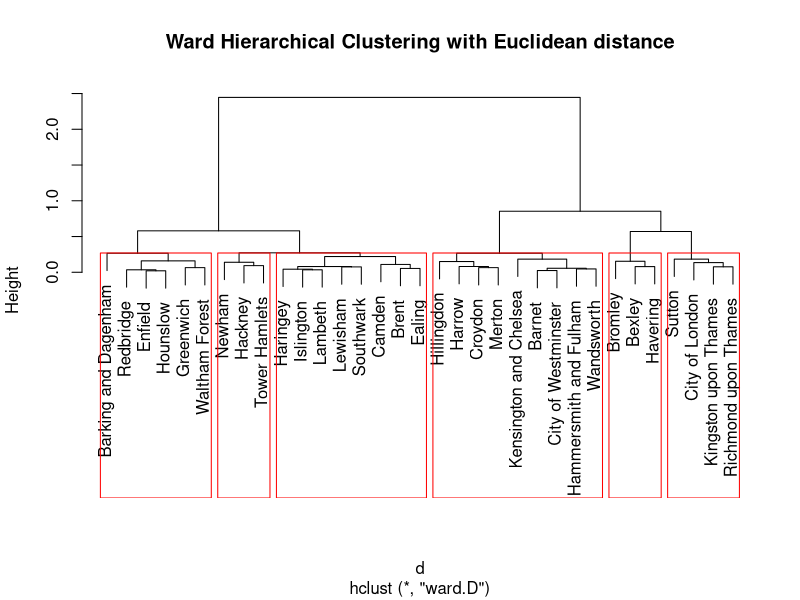
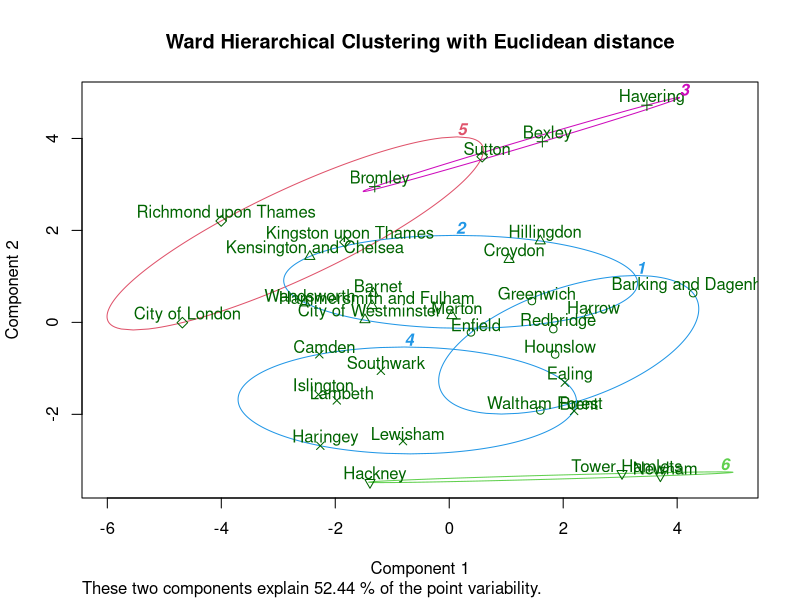
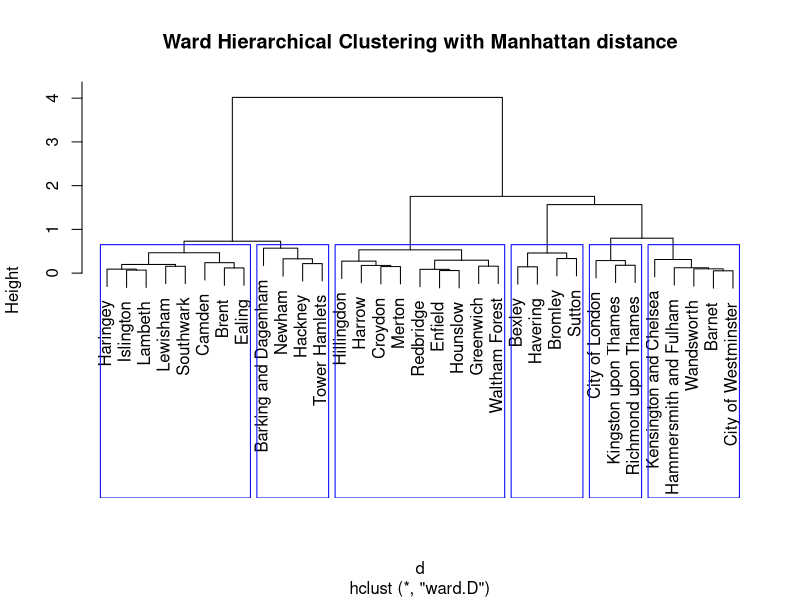
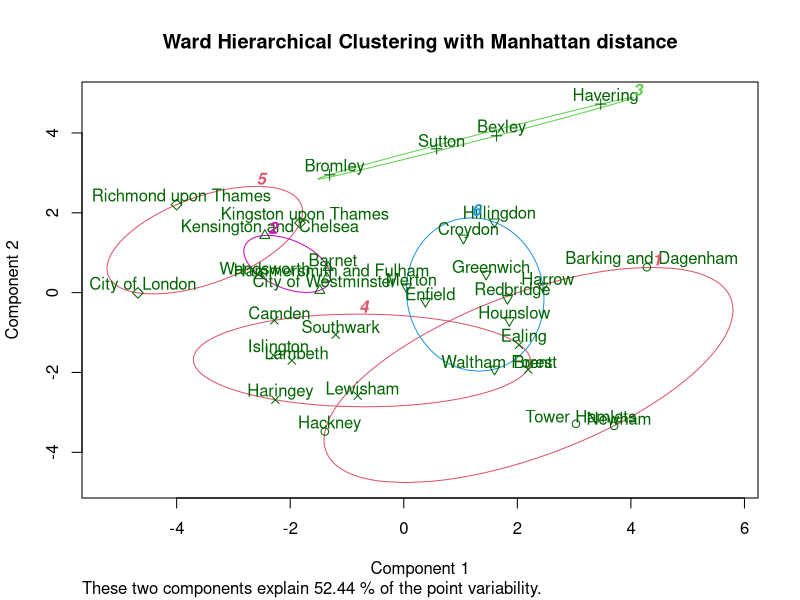
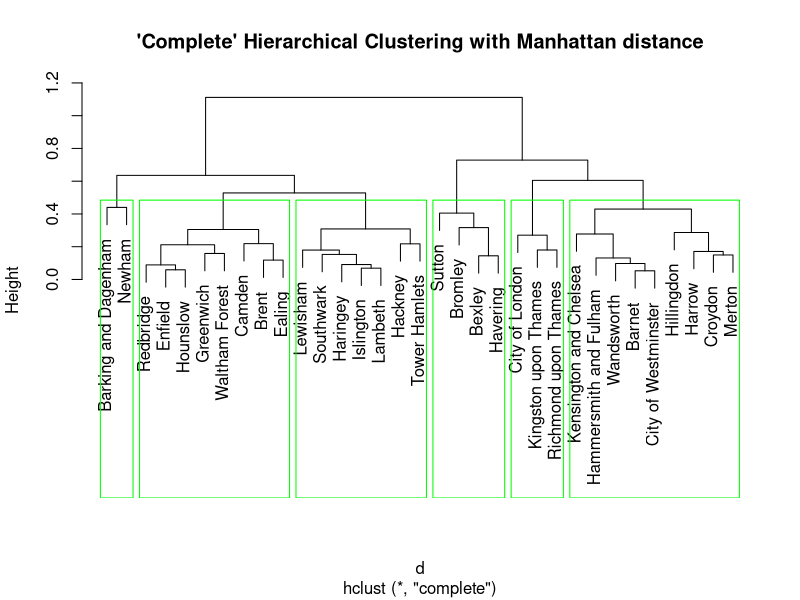
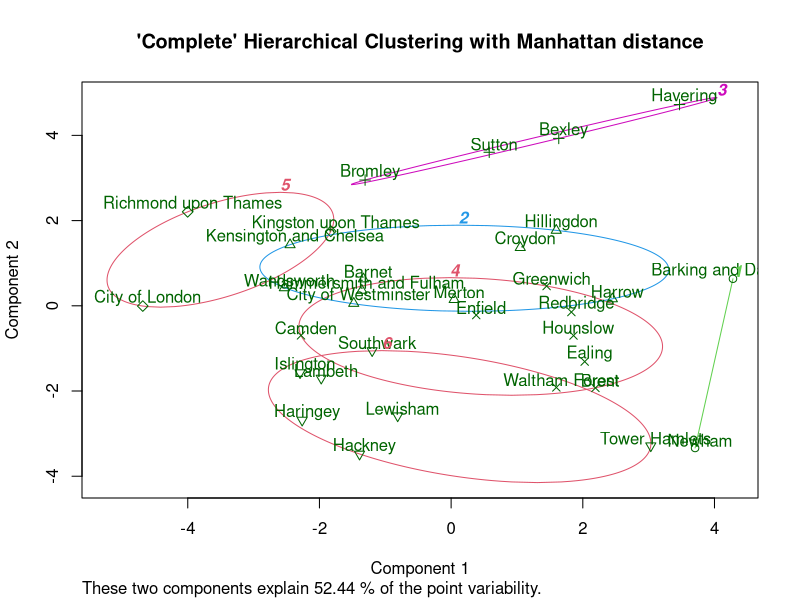
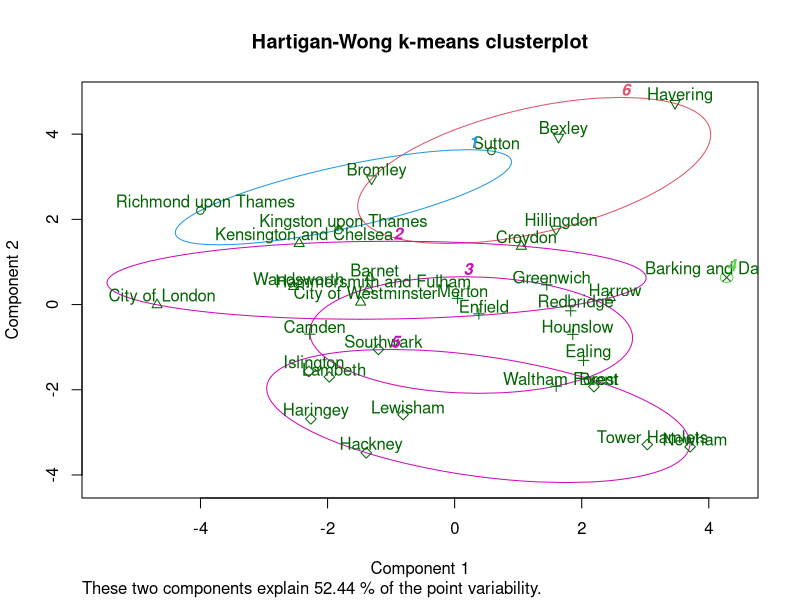
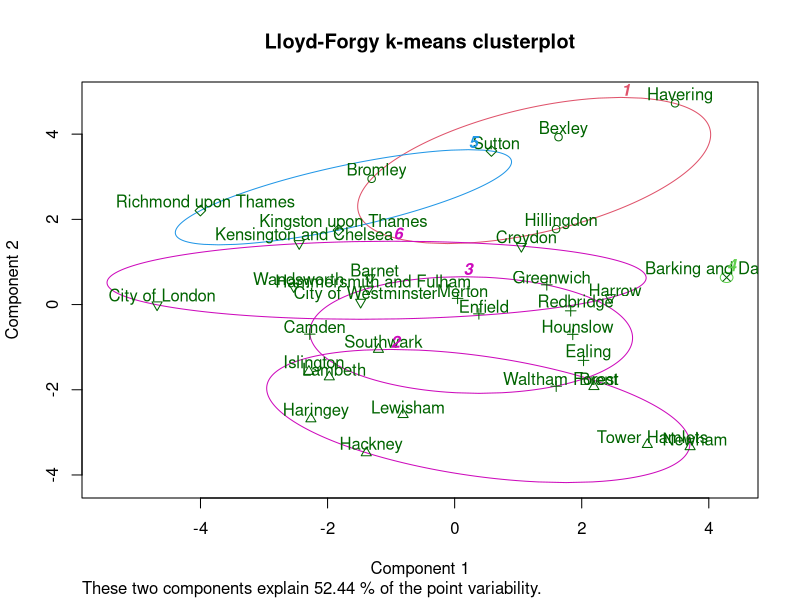

The R script that drew these images, in order:
## ---- chunk 1
## Clustering London boroughs and political parties 
## based on the 2014 European Parliament election
## using ideas in http://www.statmethods.net/advstats/cluster.html
## votes from http://londoneuroelections.org.uk/ and 
## http://londoneuroelections.org.uk/wp-content/uploads/2014/01/Borough-Voting-Figures-for-London-160KB-pdf.pdf

## Preparing data
setwd("C:/Users/HB/Clustering_Euroelections_in_R")
getwd()

#read in data
votesinput <- as.matrix(read.csv("LondonBoroughVotesEuroElections2014.csv", 
                                 header = FALSE, stringsAsFactors = FALSE) ) 
dim(votesinput) 

#get original names of boroughs from first column
boroughs <- votesinput[-c(1,nrow(votesinput)),1]
#get original names of parties from first row
parties <- votesinput[1,-c(1,ncol(votesinput))]
#remove final row and column (totals), and first column (borough names)
votes <- matrix(as.numeric(votesinput[-c(1,nrow(votesinput)), 
                                      -c(1, ncol(votesinput))]), 
                           ncol=length(parties), nrow=length(boroughs))
#and then add parties and boroughs as column and row names
colnames(votes) <- parties
rownames(votes) <- boroughs
#Check totals: sum of != should be 0
if (sum(colSums(votes) != votesinput[nrow(votesinput),-c(1, ncol(votesinput))])+
    sum(rowSums(votes) != votesinput[-c(1,nrow(votesinput)),ncol(votesinput)]) 
  != 0){ warning("totals not equal to those reported") }
dim(votes)  # boroughs and parties including rejected votes as a party
## ---- chunk 2
#show parties and borough totals and overall total
data.frame(party_total=colSums(votes))
data.frame(borough_total=rowSums(votes))
data.frame(overall_total=sum(votes))
## ---- chunk 3
seats <- 8
partyvotes <- colSums(votes)                             # add up votes across London by party
partyvotes <- partyvotes[-which(names(partyvotes)=="Rejected Votes")] # exclude rejected votes
quotients  <- as.vector(outer(partyvotes, 1:seats, "/"))              # divide votes by divisors
names(quotients) <- rep(names(partyvotes), seats)                     # name quotients by party
table(names(quotients[order(quotients, decreasing = TRUE)][1:seats])) # count how many high quotients
## ---- chunk 4
library(cluster) # for cluster plots
numcluster <- 6  # arbitrary

# Ward Hierarchical Clustering with Euclidean distance
d <- dist(votes /rowSums(votes), method = "euclidean") # distance matrix
fit <- hclust(d, method="ward")
plot(fit, main="Ward Hierarchical Clustering with Euclidean distance") # display dendogram
groups <- cutree(fit, k=numcluster) # cut tree into clusters
# draw dendogram with red borders around the clusters
rect.hclust(fit, k=numcluster, border="red")
clusplot(votes/rowSums(votes), groups, 
         color=TRUE, shade=FALSE,
         labels=2, lines=0,
         main="Ward Hierarchical Clustering with Euclidean distance")

# Ward Hierarchical Clustering with Manhattan distance
d <- dist(votes /rowSums(votes), method = "manhattan") # distance matrix
fit <- hclust(d, method="ward")
plot(fit, main="Ward Hierarchical Clustering with Manhattan distance") # display dendogram
groups <- cutree(fit, k=numcluster) # cut tree into clusters
# draw dendogram with red borders around the clusters
rect.hclust(fit, k=numcluster, border="blue") 
clusplot(votes/rowSums(votes), groups, 
         color=TRUE, shade=FALSE,
         labels=2, lines=0,
         main="Ward Hierarchical Clustering with Manhattan distance")

# 'Complete' Hierarchical Clustering with Manhattan distance
d <- dist(votes /rowSums(votes), method = "manhattan") # distance matrix
fit <- hclust(d, method="complete")
plot(fit, main="'Complete' Hierarchical Clustering with Manhattan distance") # display dendogram
groups <- cutree(fit, k=numcluster) # cut tree into clusters
# draw dendogram with red borders around the clusters
rect.hclust(fit, k=numcluster, border="green") 
clusplot(votes/rowSums(votes), groups, 
         color=TRUE, shade=FALSE,
         labels=2, lines=0,
         main="'Complete' Hierarchical Clustering with Manhattan distance")

set.seed(2014)
# K-Means Clustering 
fit <- kmeans(votes/rowSums(votes), algorithm = "Hartigan-Wong", 
              centers=numcluster, nstart=1000)
# Cluster Plot against 1st 2 principal components
# vary parameters for most readable graph
clusplot(votes/rowSums(votes), fit$cluster, 
         color=TRUE, shade=FALSE,
         labels=2, lines=0,
         main="Hartigan-Wong k-means clusterplot")
data.frame(cluster=fit$cluster[order(fit$cluster)])

set.seed(2014)
# K-Means Clustering 
fit <- kmeans(votes/rowSums(votes), algorithm = "Lloyd", iter.max = 20,
              centers=numcluster, nstart=1000)
# Cluster Plot against 1st 2 principal components
# vary parameters for most readable graph
library(cluster)
clusplot(votes/rowSums(votes), fit$cluster, 
         color=TRUE, shade=FALSE,
         labels=2, lines=0,
         main="Lloyd-Forgy k-means clusterplot")
data.frame(cluster=fit$cluster[order(fit$cluster)])

## ---- chunk 5

voteslarger <- votes[ -which(rownames(votes)=="City of London"),
                      which(colnames(votes) %in% c("Conservative Party", "Green Party", 
                       "Labour Party", "Liberal Democrats", "UK Independence Party (UKIP)"))]
dim(voteslarger)
numcluster <- 6  # still arbitrary

# Ward Hierarchical Clustering with Euclidean distance
d <- dist(voteslarger/rowSums(voteslarger), method = "euclidean") # distance matrix
fit <- hclust(d, method="ward")
plot(fit, main="Ward Hierarchical Clustering with Euclidean distance
         using five larger parties") # display dendogram
groups <- cutree(fit, k=numcluster) # cut tree into clusters
# draw dendogram with red borders around the clusters
rect.hclust(fit, k=numcluster, border="red")
clusplot(voteslarger/rowSums(voteslarger), groups, 
         color=TRUE, shade=FALSE,
         labels=2, lines=0,
         main="Ward Hierarchical Clustering with Euclidean distance
         using five larger parties")

# Ward Hierarchical Clustering with Manhattan distance
d <- dist(voteslarger/rowSums(voteslarger), method = "manhattan") # distance matrix
fit <- hclust(d, method="ward")
plot(fit, main="Ward Hierarchical Clustering with Manhattan distance
         using five larger parties") # display dendogram
groups <- cutree(fit, k=numcluster) # cut tree into clusters
# draw dendogram with red borders around the clusters
rect.hclust(fit, k=numcluster, border="blue") 
clusplot(voteslarger/rowSums(voteslarger), groups, 
         color=TRUE, shade=FALSE,
         labels=2, lines=0,
         main="Ward Hierarchical Clustering with Manhattan distance
         using five larger parties")

# 'Complete' Hierarchical Clustering with Manhattan distance
d <- dist(voteslarger/rowSums(voteslarger), method = "manhattan") # distance matrix
fit <- hclust(d, method="complete")
plot(fit, main="'Complete' Hierarchical Clustering with Manhattan distance
         using five larger parties") # display dendogram
groups <- cutree(fit, k=numcluster) # cut tree into clusters
# draw dendogram with red borders around the clusters
rect.hclust(fit, k=numcluster, border="green") 
clusplot(voteslarger/rowSums(voteslarger), groups, 
         color=TRUE, shade=FALSE,
         labels=2, lines=0,
         main="'Complete' Hierarchical Clustering with Manhattan distance
         using five larger parties")

set.seed(2014)
# K-Means Clustering 
fit <- kmeans(voteslarger/rowSums(voteslarger), algorithm = "Hartigan-Wong", 
              centers=numcluster, nstart=1000)
# Cluster Plot against 1st 2 principal components
# vary parameters for most readable graph
clusplot(voteslarger/rowSums(voteslarger), fit$cluster, 
         color=TRUE, shade=FALSE,
         labels=2, lines=0,
         main="Hartigan-Wong k-means clusterplot
         using five larger parties")
data.frame(cluster=fit$cluster[order(fit$cluster)])

set.seed(2014)
# K-Means Clustering 
fit <- kmeans(voteslarger/rowSums(voteslarger), algorithm = "Lloyd", iter.max = 20,
              centers=numcluster, nstart=1000)
# Cluster Plot against 1st 2 principal components
# vary parameters for most readable graph
clusplot(voteslarger/rowSums(voteslarger), fit$cluster, 
         color=TRUE, shade=FALSE,
         labels=2, lines=0,
         main="Lloyd-Forgy k-means clusterplot
         using five larger parties")
data.frame(cluster=fit$cluster[order(fit$cluster)])

## ---- chunk 6
numcluster <- 6  # arbitrary

# Ward Hierarchical Clustering with Euclidean distance
d <- dist(t(votes /rowSums(votes)), method = "euclidean") # distance matrix
fit <- hclust(d, method="ward")
plot(fit, main="Ward Hierarchical Clustering with Euclidean distance 
     using party vote shares") # display dendogram
groups <- cutree(fit, k=numcluster) # cut tree into clusters
# draw dendogram with red borders around the clusters
rect.hclust(fit, k=numcluster, border="red")
## ---- chunk 7
numcluster <- 6  # arbitrary

# Ward Hierarchical Clustering with Euclidean distance
d <- dist(t(votes)/colSums(votes), method = "euclidean") # distance matrix
fit <- hclust(d, method="ward")
plot(fit, main="Ward Hierarchical Clustering with Euclidean distance") # display dendogram
groups <- cutree(fit, k=numcluster) # cut tree into clusters
# draw dendogram with red borders around the clusters
rect.hclust(fit, k=numcluster, border="red")

# Ward Hierarchical Clustering with Manhattan distance
d <- dist(t(votes)/colSums(votes), method = "manhattan") # distance matrix
fit <- hclust(d, method="ward")
plot(fit, main="Ward Hierarchical Clustering with Manhattan distance") # display dendogram
groups <- cutree(fit, k=numcluster) # cut tree into clusters
# draw dendogram with red borders around the clusters
rect.hclust(fit, k=numcluster, border="blue") 

# 'Complete' Hierarchical Clustering with Manhattan distance
d <- dist(t(votes)/colSums(votes), method = "manhattan") # distance matrix
fit <- hclust(d, method="complete")
plot(fit, main="'Complete' Hierarchical Clustering with Manhattan distance") # display dendogram
groups <- cutree(fit, k=numcluster) # cut tree into clusters
# draw dendogram with red borders around the clusters
rect.hclust(fit, k=numcluster, border="green") 

set.seed(2014)
# K-Means Clustering 
fit <- kmeans(t(votes)/colSums(votes), algorithm = "Hartigan-Wong", 
              centers=numcluster, nstart=1000)
data.frame(cluster=fit$cluster[order(fit$cluster)])

set.seed(2014)
# K-Means Clustering 
fit <- kmeans(t(votes)/colSums(votes), algorithm = "Lloyd", iter.max = 20,
              centers=numcluster, nstart=1000)
data.frame(cluster=fit$cluster[order(fit$cluster)])

## ---- chunk 8

voteslarger <- votes[ -which(rownames(votes)=="City of London"),
                      which(colnames(votes) %in% c("Conservative Party", "Green Party", 
                       "Labour Party", "Liberal Democrats", "UK Independence Party (UKIP)"))]
dim(voteslarger)
numcluster <- 3  # arbitrary but 6 clusters would be too many with only 5 large parties

# Ward Hierarchical Clustering with Euclidean distance
d <- dist(t(voteslarger)/colSums(voteslarger), method = "euclidean") # distance matrix
fit <- hclust(d, method="ward")
plot(fit, main="Ward Hierarchical Clustering with Euclidean distance
         using five larger parties") # display dendogram
groups <- cutree(fit, k=numcluster) # cut tree into clusters
# draw dendogram with red borders around the clusters
rect.hclust(fit, k=numcluster, border="red")

# Ward Hierarchical Clustering with Manhattan distance
d <- dist(t(voteslarger)/colSums(voteslarger), method = "manhattan") # distance matrix
fit <- hclust(d, method="ward")
plot(fit, main="Ward Hierarchical Clustering with Manhattan distance
         using five larger parties") # display dendogram
groups <- cutree(fit, k=numcluster) # cut tree into clusters
# draw dendogram with red borders around the clusters
rect.hclust(fit, k=numcluster, border="blue") 

# 'Complete' Hierarchical Clustering with Manhattan distance
d <- dist(t(voteslarger)/colSums(voteslarger), method = "manhattan") # distance matrix
fit <- hclust(d, method="complete")
plot(fit, main="'Complete' Hierarchical Clustering with Manhattan distance
         using five larger parties") # display dendogram
groups <- cutree(fit, k=numcluster) # cut tree into clusters
# draw dendogram with red borders around the clusters
rect.hclust(fit, k=numcluster, border="green") 

set.seed(2014)
# K-Means Clustering 
fit <- kmeans(t(voteslarger)/colSums(voteslarger), algorithm = "Hartigan-Wong", 
              centers=numcluster, nstart=1000)
data.frame(cluster=fit$cluster[order(fit$cluster)])

set.seed(2014)
# K-Means Clustering 
fit <- kmeans(t(voteslarger)/colSums(voteslarger), algorithm = "Lloyd", iter.max = 20,
              centers=numcluster, nstart=1000)
data.frame(cluster=fit$cluster[order(fit$cluster)])

## ---- chunk 9
# Looking at numbers of votes by borough
cor(votes[,1], votes[,2])  
plot(votes[,1], votes[,2],
     main="Votes for first two parties on the ballot by borough",
     xlab=colnames(votes)[1], ylab=colnames(votes)[2]  )

# Looking at vote shares by borough
cor((votes/rowSums(votes))[,1], (votes/rowSums(votes))[,2])
plot((votes/rowSums(votes))[,1], (votes/rowSums(votes))[,2],
     xlim=c(0,0.02), ylim=c(0,0.02),
     main="Vote shares for first two parties on the ballot by borough",
     xlab=colnames(votes)[1], ylab=colnames(votes)[2]  )

# By contrast look at Conservative Labour correlation 
cor(votes[,"Conservative Party"], votes[,"Labour Party"])
cor((votes/rowSums(votes))[,"Conservative Party"], (votes/rowSums(votes))[,"Labour Party"])
## ---- chunk 10
par(mar = c(11.1, 4.1, 4.1, 2.1)) # to fit long borough names
# Barplot of vote shares by borough
barplot(t((votes/rowSums(votes))[order(rowSums(votes[,1:2])/rowSums(votes)),1:2]), 
        names.arg = rownames(votes)[order(rowSums(votes[,1:2])/rowSums(votes))],
        cex.names = 1, las = 3, 
        ylab="Fraction of votes in borough (0.010 indicates 1%)",
        main = "Fraction of borough votes for first two parties on the ballot", 
        legend.text = TRUE, 
        args.legend = list(x = "topleft"))
par(mar = c(5.1, 4.1, 4.1, 2.1)) # restore default parameters

# Combined vote shares of these two parties by borough
(rowSums(votes[,1:2])/rowSums(votes))[order(rowSums(votes[,1:2])/rowSums(votes))]

# Correlation between borough total votes and votes shares of these two parties
cor(rowSums(votes), rowSums(votes[,1:2])/rowSums(votes))
# Correlation after excluding City of London and Kensington & Chelsea 
cor(rowSums(votes)[-c(7,21)], rowSums(votes[-c(7,21),1:2])/rowSums(votes)[-c(7,21)])
## ---- chunk 11
dput(votes) 
